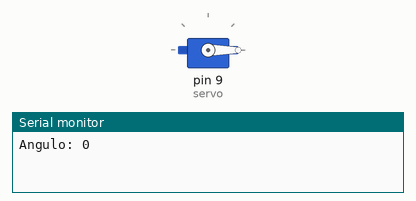
Recording of a sketch running on a simulated Arduino Uno, built with avr-gcc and run on an emulated ATmega328P. Shown: servo, the last lines printed to the serial monitor.

Above: at 0.05 s.
At 2.05 s:
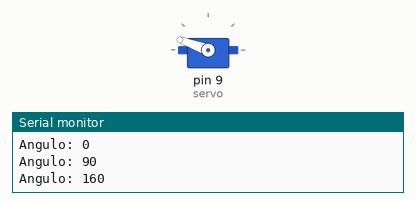
At 4.0 s:
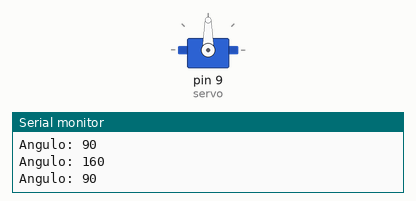
Timing chart, 0 to 5.2 s (numbered marks = the images above):
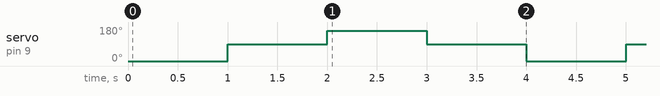

Measured:
- by itself, servo on pin 9 (servo): repeats every 4.0 s: 160° 1.0 s, 90° 1.0 s, 0° 1.0 s, 90° 1.0 s

The sketch:

pos-angulo.ino
```cpp
// Fallo: el extremo es 160° en vez de 180°.
#include <Servo.h>

Servo servo;

void mover(int angulo) {
  servo.write(angulo);
  Serial.print("Angulo: ");
  Serial.println(angulo);
  delay(1000);
}

void setup() {
  Serial.begin(9600);
  servo.attach(9);
}

void loop() {
  mover(0);
  mover(90);
  mover(160);
  mover(90);
}
```
